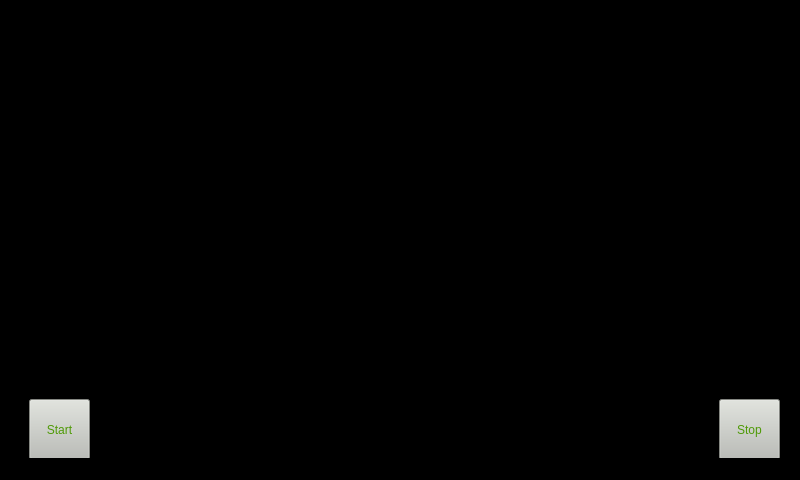
<?xml version="1.0" encoding="UTF-8"?>
<ui version="4.0">
 <class>MainWindow</class>
 <widget class="QMainWindow" name="MainWindow">
  <property name="enabled">
   <bool>true</bool>
  </property>
  <property name="geometry">
   <rect>
    <x>0</x>
    <y>0</y>
    <width>800</width>
    <height>480</height>
   </rect>
  </property>
  <property name="windowTitle">
   <string>MainWindow</string>
  </property>
  <property name="autoFillBackground">
   <bool>false</bool>
  </property>
  <property name="styleSheet">
   <string notr="true">background-color: rgb(0, 0, 0);</string>
  </property>
  <widget class="QWidget" name="centralWidget">
   <property name="styleSheet">
    <string notr="true">border-color: rgb(85, 87, 83);</string>
   </property>
   <widget class="QFrame" name="frame">
    <property name="geometry">
     <rect>
      <x>-1</x>
      <y>-1</y>
      <width>801</width>
      <height>481</height>
     </rect>
    </property>
    <property name="autoFillBackground">
     <bool>false</bool>
    </property>
    <property name="styleSheet">
     <string notr="true">background-color: rgb(0, 0, 0);</string>
    </property>
    <property name="frameShape">
     <enum>QFrame::StyledPanel</enum>
    </property>
    <property name="frameShadow">
     <enum>QFrame::Plain</enum>
    </property>
    <widget class="QCustomPlot" name="plot" native="true">
     <property name="geometry">
      <rect>
       <x>10</x>
       <y>10</y>
       <width>781</width>
       <height>391</height>
      </rect>
     </property>
     <property name="font">
      <font>
       <family>Monospace</family>
      </font>
     </property>
     <property name="styleSheet">
      <string notr="true"/>
     </property>
     <property name="locale">
      <locale language="English" country="India"/>
     </property>
    </widget>
    <widget class="QPushButton" name="pushButton">
     <property name="geometry">
      <rect>
       <x>30</x>
       <y>400</y>
       <width>61</width>
       <height>61</height>
      </rect>
     </property>
     <property name="styleSheet">
      <string notr="true">background-color: rgb(186, 189, 182);
color: rgb(78, 154, 6);</string>
     </property>
     <property name="text">
      <string>Start</string>
     </property>
    </widget>
    <widget class="QPushButton" name="pushButton_2">
     <property name="geometry">
      <rect>
       <x>720</x>
       <y>400</y>
       <width>61</width>
       <height>61</height>
      </rect>
     </property>
     <property name="styleSheet">
      <string notr="true">background-color: rgb(186, 189, 182);
color: rgb(78, 154, 6);</string>
     </property>
     <property name="text">
      <string>Stop</string>
     </property>
    </widget>
   </widget>
  </widget>
  <widget class="QStatusBar" name="statusBar"/>
 </widget>
 <layoutdefault spacing="6" margin="11"/>
 <customwidgets>
  <customwidget>
   <class>QCustomPlot</class>
   <extends>QWidget</extends>
   <header location="global">qcustomplot.h</header>
   <container>1</container>
  </customwidget>
 </customwidgets>
 <resources/>
 <connections/>
</ui>
